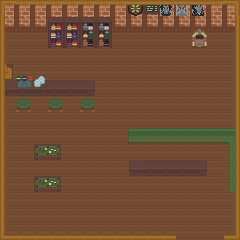

Below is a game level as drawn by its tile map, then a one-line description and the .tmx file that defines it, in full:
An orthogonal 15x15 tile map with 16x16 px tiles, 5 tile layers (Tile Layer 1, marcos/objetos, objetos, objetos2, ...), 4 tilesets and 22 objects.

<map version="1.10" tiledversion="1.11.2" orientation="orthogonal" renderorder="right-down" width="15" height="15" tilewidth="16" tileheight="16" infinite="0" nextlayerid="8" nextobjectid="33">
 <tileset firstgid="1" source="../tsx/buildings_all.tsx" />
 <tileset firstgid="5473" source="../tsx/interior.tsx" />
 <tileset firstgid="14508" source="../tsx/tiles.tsx" />
 <tileset firstgid="17523" source="../tsx/train.tsx" />
 <layer id="1" name="Tile Layer 1" width="15" height="15">
  <data encoding="csv">
5756,5756,5756,5756,5756,5756,5756,5756,5756,5756,5756,5756,5756,5756,5756,
5895,5895,5895,5895,5895,5895,5895,5895,5895,5895,5895,5895,5895,5895,5895,
6034,6034,6034,6034,6034,6034,6034,6034,6034,6034,6034,6034,6034,6034,6034,
6034,6034,6034,6034,6034,6034,6034,6034,6034,6034,6034,6034,6034,6034,6034,
6034,6034,6034,6034,6034,6034,6034,6034,6034,6034,6034,6034,6034,6034,6034,
6034,6034,6034,6034,6034,6034,6034,6034,6034,6034,6034,6034,6034,6034,6034,
6034,6034,6034,6034,6034,6034,6034,6034,6034,6034,6034,6034,6034,6034,6034,
6034,6034,6034,6034,6034,6034,6034,6034,6034,6034,6034,6034,6034,6034,6034,
6034,6034,6034,6034,6034,6034,6034,6034,6034,6034,6034,6034,6034,6034,6034,
6034,6034,6034,6034,6034,6034,6034,6034,6034,6034,6034,6034,6034,6034,6034,
6034,6034,6034,6034,6034,6034,6034,6034,6034,6034,6034,6034,6034,6034,6034,
6034,6034,6034,6034,6034,6034,6034,6034,6034,6034,6034,6034,6034,6034,6034,
6034,6034,6034,6034,6034,6034,6034,6034,6034,6034,6034,6034,6034,6034,6034,
6034,6034,6034,6034,6034,6034,6034,6034,6034,6034,6034,6034,6034,6034,6034,
6034,6034,6034,6034,6034,6034,6034,6034,6034,6034,6034,6034,6034,6034,6034
</data>
 </layer>
 <layer id="3" name="marcos/objetos" width="15" height="15">
  <data encoding="csv">
5473,0,0,0,0,0,0,0,0,0,0,0,0,0,5474,
0,0,0,0,0,0,0,0,0,0,0,0,0,0,0,
0,0,0,0,0,0,0,0,0,0,0,0,0,0,0,
0,0,0,0,0,0,0,0,0,0,0,0,0,0,0,
0,0,0,0,0,0,0,0,0,0,0,0,0,0,0,
0,0,0,0,0,0,0,0,0,0,0,0,0,0,0,
0,0,0,0,0,0,0,0,0,0,0,0,0,0,0,
0,0,0,0,0,0,0,0,0,0,0,0,0,0,0,
0,0,0,0,0,0,0,0,0,0,0,0,0,0,0,
0,0,0,0,0,0,0,0,0,0,0,0,0,0,0,
0,0,0,0,0,0,0,0,0,0,0,0,0,0,0,
0,0,0,0,0,0,0,0,0,0,0,0,0,0,0,
0,0,0,0,0,0,0,0,0,0,0,0,0,0,0,
0,0,0,0,0,0,0,0,0,0,0,0,0,0,0,
5612,0,0,0,0,0,0,0,0,0,0,0,0,0,5613
</data>
 </layer>
 <layer id="4" name="objetos" width="15" height="15">
  <data encoding="csv">
0,0,0,0,0,0,0,0,5492,5493,5478,5479,5480,0,0,
0,0,0,5624,5625,5626,5627,0,0,0,0,0,0,0,0,
0,0,0,5763,5764,5765,5766,0,0,0,0,0,0,0,0,
0,0,0,0,0,0,0,0,0,0,0,0,0,0,0,
5898,0,0,0,0,0,0,0,0,0,0,0,0,0,0,
6037,6038,6038,6038,6038,6039,0,0,0,0,0,0,0,0,0,
0,0,0,0,0,0,0,0,0,0,0,0,0,0,0,
0,0,0,0,0,0,0,0,0,0,0,0,0,0,0,
0,0,0,0,0,0,0,0,0,0,0,0,0,0,0,
0,0,0,0,0,0,0,0,0,0,0,0,0,0,0,
0,0,0,0,0,0,0,0,0,0,0,0,0,0,0,
0,0,0,0,0,0,0,0,0,0,0,0,0,0,0,
0,0,0,0,0,0,0,0,0,0,0,0,0,0,0,
0,0,0,0,0,0,0,0,0,0,0,0,0,0,0,
0,0,0,0,0,0,0,0,0,0,0,0,0,0,0
</data>
 </layer>
 <layer id="5" name="objetos2" width="15" height="15">
  <data encoding="csv">
0,0,0,0,0,0,0,0,6040,0,0,0,0,0,0,
0,0,0,0,0,0,0,0,0,0,0,0,5906,0,0,
0,0,0,0,0,0,0,0,0,0,0,0,6045,0,0,
0,0,0,0,0,0,0,0,0,0,0,0,0,0,0,
5903,5904,5905,0,0,0,0,0,0,0,0,0,0,0,0,
6042,6043,6044,0,0,0,0,0,0,0,0,0,0,0,0,
0,5896,0,5896,0,5896,0,0,0,0,0,0,0,0,0,
0,0,0,0,0,0,0,0,0,0,0,0,0,0,0,
0,0,0,0,0,0,0,0,5779,5503,5503,5503,5503,5503,5504,
0,0,5785,5786,0,0,0,0,0,0,0,0,0,0,5646,
0,0,0,0,0,0,0,0,6037,6038,6038,6038,6039,0,5646,
0,0,5785,5786,0,0,0,0,0,0,0,0,0,0,5646,
0,0,0,0,0,0,0,0,0,0,0,0,0,0,0,
0,0,0,0,0,0,0,0,0,0,0,0,0,0,0,
0,0,0,0,0,0,0,0,0,0,0,0,0,0,0
</data>
 </layer>
 <layer id="2" name="marcos" width="15" height="15">
  <data encoding="csv">
0,5754,5754,5754,5754,5754,5754,5754,5754,5754,5754,5754,5754,5754,0,
5616,0,0,0,0,0,0,0,0,0,0,0,0,0,5614,
5616,0,0,0,0,0,0,0,0,0,0,0,0,0,5614,
5616,0,0,0,0,0,0,0,0,0,0,0,0,0,5614,
5616,0,0,0,0,0,0,0,0,0,0,0,0,0,5614,
5616,0,0,0,0,0,0,0,0,0,0,0,0,0,5614,
5616,0,0,0,0,0,0,0,0,0,0,0,0,0,5614,
5616,0,0,0,0,0,0,0,0,0,0,0,0,0,5614,
5616,0,0,0,0,0,0,0,0,0,0,0,0,0,5614,
5616,0,0,0,0,0,0,0,0,0,0,0,0,0,5614,
5616,0,0,0,0,0,0,0,0,0,0,0,0,0,5614,
5616,0,0,0,0,0,0,0,0,0,0,0,0,0,5614,
5616,0,0,0,0,0,0,0,0,0,0,0,0,0,5614,
5616,0,0,0,0,0,0,0,0,0,0,0,0,0,5614,
0,5476,5476,5476,5476,5476,5476,5476,5476,5476,5476,0,0,0,0
</data>
 </layer>
 <objectgroup id="6" name="colisiones">
  <object id="1" x="0" y="64" width="16" height="16" />
  <object id="2" x="0" y="80" width="96" height="16" />
  <object id="3" x="16" y="96" width="16" height="16" />
  <object id="6" x="48" y="96" width="16" height="16" />
  <object id="7" x="80" y="96" width="16" height="16" />
  <object id="8" x="48" y="16" width="64" height="32" />
  <object id="9" x="128" y="0" width="80" height="16" />
  <object id="10" x="192" y="32" width="16" height="16" />
  <object id="11" x="32" y="144" width="32" height="16" />
  <object id="12" x="32" y="176" width="32" height="16" />
  <object id="13" x="128" y="128" width="112" height="16" />
  <object id="14" x="224" y="128" width="16" height="64" />
  <object id="15" x="128" y="160" width="80" height="16" />
  <object id="17" x="0" y="0" width="240" height="32" />
  <object id="24" x="0" y="0" height="240" />
  <object id="25" x="0" y="240" width="240" />
  <object id="26" x="240" y="0" height="240" />
  <object id="28" x="0" y="0" height="240" />
  <object id="29" x="0" y="240" width="240" />
  <object id="31" x="240" y="0" height="240" />
  <object id="32" x="0" y="0" width="240" />
 </objectgroup>
 <objectgroup id="7" name="interacciones">
  <object id="18" x="176" y="224" width="48" height="16">
   <properties>
    <property name="spawnX" type="float" value="160" />
    <property name="spawnY" type="float" value="64" />
    <property name="targetMap" value="exteriores/entretenimiento.tmx" />
    <property name="tipo" value="portal" />
    <property name="transicion" value="fade" />
   </properties>
  </object>
 </objectgroup>
</map>
